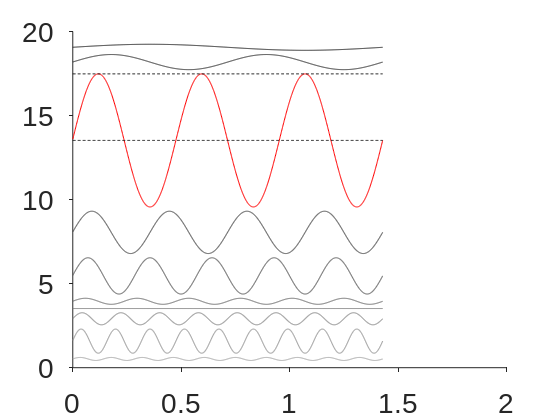
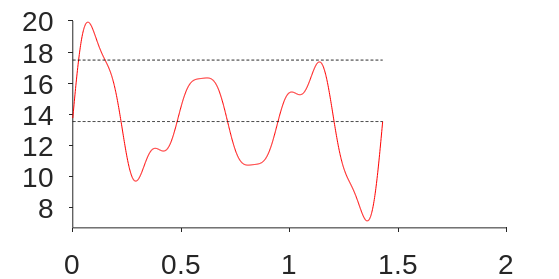
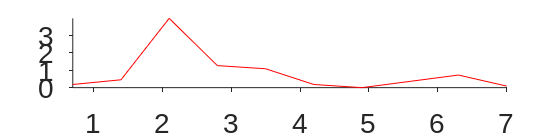

The MATLAB source for these figures, in order:
% Plots a cartoon of how the analysis works

% User defined variables
fundamentalFreq = 2.1/3; % Units of per minute
amplitudeVector = 1.8*[0.1, 0.25, 2.2, 0.7, 0.6, 0.1, 0, 0.2, 0.4, 0.05, 0]; % Make last index 0 for ease of later operations
numSamplesPerSine = 1000;
deltaOffsetBetweenSines = 0.25;
secondPlotYReduction = 2/3;
mainFigureDirectory = '/Users/Ampere/Documents/Research/Papers/Gut Motility Analysis/Figures/';
overDir = 'Figure1Overview/';

% Derived variables
nSines = size(amplitudeVector, 2) - 1; % Minus 1 for the additional zero in amplitudeVector
allModes = zeros(nSines, numSamplesPerSine);
runningSum = amplitudeVector(1);
[maxVal, maxLoc] = max(amplitudeVector);
tAxis = linspace(0, 1/fundamentalFreq, numSamplesPerSine);

% Generate waves
for i = 1:nSines
    allModes(i, :) = amplitudeVector(i)*sin(2*3.141592*i*(1:numSamplesPerSine)/numSamplesPerSine);
end
fullWave = sum(allModes);

% Build composite plot
h = figure;
hold on;
for i = 1:nSines
    %runningSum = 0;
    inverseIndex = nSines - i + 1;
    runningSum = runningSum + amplitudeVector(inverseIndex + 1) + amplitudeVector(inverseIndex) + deltaOffsetBetweenSines;
    if(inverseIndex==maxLoc)
        plot(tAxis, runningSum + allModes(inverseIndex,:), 'r');
        plot(tAxis, zeros(1,numSamplesPerSine) + runningSum, 'k--');
        plot(tAxis, zeros(1,numSamplesPerSine) + runningSum + amplitudeVector(inverseIndex), 'k--');
        midLine = runningSum;
    else
        plot(tAxis, runningSum + allModes(inverseIndex,:), 'Color', [0.1, 0.1, 0.1] + (inverseIndex-1)*[0.6, 0.6, 0.6]/nSines);
    end
end
hold off;
yVals = ylim;
set(findall(h,'type','axes'),'fontsize',20, 'FontName',...
        'Arial', 'TickDir', 'out','box','off');
set(h, 'Units', 'Inches');
pos = get(h, 'Position');
set(h, 'PaperPositionMode','Auto','PaperUnits','Inches','PaperSize',[pos(3), pos(4)]);
curfileName = 'Sines.pdf';
print(h, strcat(mainFigureDirectory, overDir, curfileName), '-dpdf', '-r0'); % Fileseps already included in name

g = figure;
hold on;
plot(tAxis, fullWave + midLine, 'r');
plot(tAxis, zeros(1,numSamplesPerSine) + midLine, 'k--');
plot(tAxis, zeros(1,numSamplesPerSine) + amplitudeVector(maxLoc) + midLine, 'k--');
ylim([(1-secondPlotYReduction)*yVals(2) + yVals(1), yVals(2)]);
hold off;
set(findall(g,'type','axes'),'fontsize',20, 'FontName',...
        'Arial', 'TickDir', 'out','box','off');
set(g, 'Units', 'Inches');
pos = get(g, 'Position');
set(g, 'PaperPositionMode','Auto','PaperUnits','Inches','PaperSize',[pos(3), pos(4)]);
set(g, 'Position', [pos(1), pos(2), pos(3), secondPlotYReduction*pos(4)]);
curfileName = 'FullWaveform.pdf';
print(g, strcat(mainFigureDirectory, overDir, curfileName), '-dpdf', '-r0'); % Fileseps already included in name

h = figure;
hold on;
fAxis = fundamentalFreq:fundamentalFreq:nSines*fundamentalFreq;
plot(fAxis, amplitudeVector(1:end-1), 'r');
ylim([0, maxVal]);
xlim([fundamentalFreq, nSines*fundamentalFreq]);
set(findall(h,'type','axes'),'fontsize',20, 'FontName',...
        'Arial', 'TickDir', 'out','box','off');
set(h, 'Units', 'Inches');
pos = get(h, 'Position');
set(h, 'PaperPositionMode','Auto','PaperUnits','Inches','PaperSize',[pos(3), pos(4)]);
set(h, 'Position', [pos(1), pos(2), pos(3), (1-secondPlotYReduction)*pos(4)]);
curfileName = 'FourierPlot.pdf';
print(h, strcat(mainFigureDirectory, overDir, curfileName), '-dpdf', '-r0'); % Fileseps already included in name